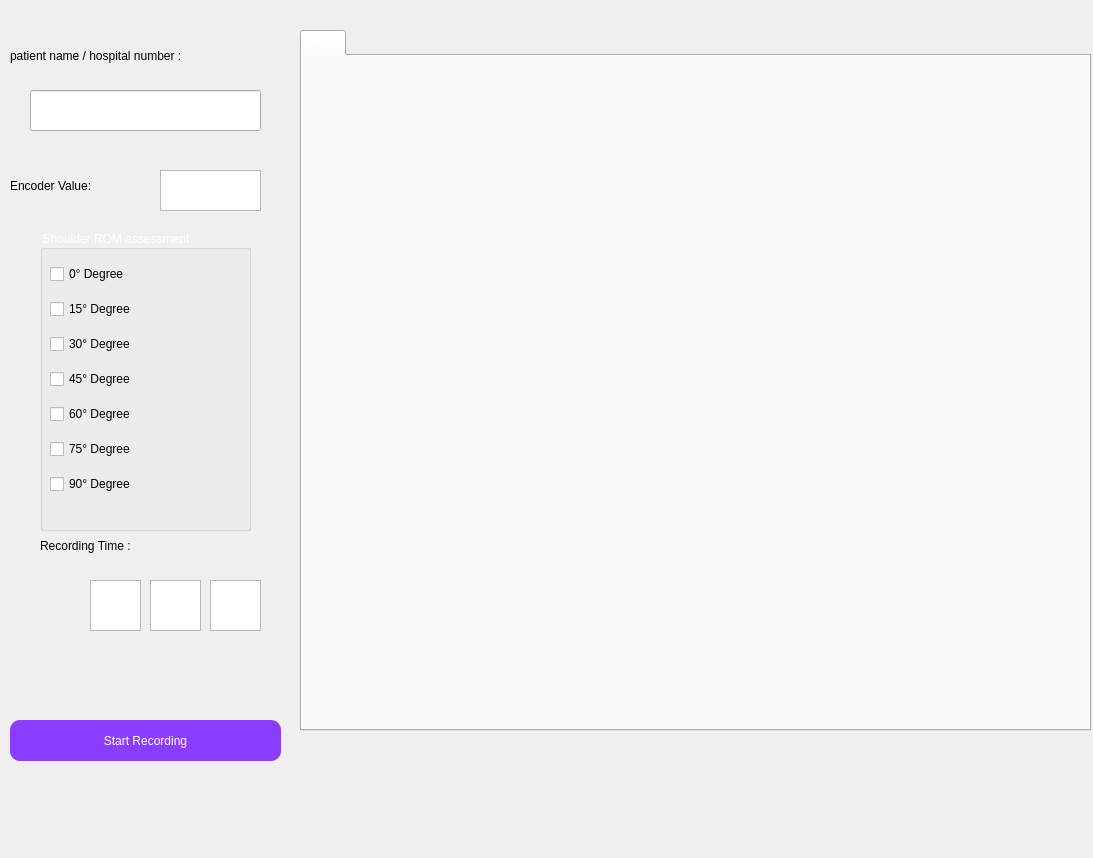
<?xml version="1.0" encoding="UTF-8"?>
<ui version="4.0">
 <class>Dialog</class>
 <widget class="QDialog" name="Dialog">
  <property name="geometry">
   <rect>
    <x>0</x>
    <y>0</y>
    <width>1093</width>
    <height>858</height>
   </rect>
  </property>
  <property name="windowTitle">
   <string>Dialog</string>
  </property>
  <widget class="QWidget" name="widget" native="true">
   <property name="geometry">
    <rect>
     <x>-10</x>
     <y>30</y>
     <width>1201</width>
     <height>871</height>
    </rect>
   </property>
   <property name="autoFillBackground">
    <bool>false</bool>
   </property>
   <property name="styleSheet">
    <string notr="true">background-color: rgb(245, 250, 255
);

color: rgb(255, 255, 255);</string>
   </property>
   <widget class="QPushButton" name="startrecording">
    <property name="geometry">
     <rect>
      <x>20</x>
      <y>690</y>
      <width>271</width>
      <height>41</height>
     </rect>
    </property>
    <property name="styleSheet">
     <string notr="true">border-radius:10px;
background-color: rgb(139, 61, 255);
font: 75 18pt &quot;MS Shell Dlg 2&quot;;

</string>
    </property>
    <property name="text">
     <string>Start Recording</string>
    </property>
   </widget>
   <widget class="QTabWidget" name="plot">
    <property name="geometry">
     <rect>
      <x>310</x>
      <y>0</y>
      <width>791</width>
      <height>701</height>
     </rect>
    </property>
    <property name="currentIndex">
     <number>0</number>
    </property>
    <widget class="QWidget" name="tab">
     <attribute name="title">
      <string>Plot</string>
     </attribute>
    </widget>
   </widget>
   <widget class="QTextEdit" name="hour">
    <property name="geometry">
     <rect>
      <x>100</x>
      <y>550</y>
      <width>51</width>
      <height>51</height>
     </rect>
    </property>
    <property name="styleSheet">
     <string notr="true">color: rgb(0, 0, 0);
font: 75 10pt &quot;MS Sans Serif&quot;;</string>
    </property>
   </widget>
   <widget class="QTextEdit" name="min">
    <property name="geometry">
     <rect>
      <x>160</x>
      <y>550</y>
      <width>51</width>
      <height>51</height>
     </rect>
    </property>
    <property name="styleSheet">
     <string notr="true">color: rgb(0, 0, 0);
font: 75 10pt &quot;MS Sans Serif&quot;;</string>
    </property>
   </widget>
   <widget class="QTextEdit" name="sec">
    <property name="geometry">
     <rect>
      <x>220</x>
      <y>550</y>
      <width>51</width>
      <height>51</height>
     </rect>
    </property>
    <property name="styleSheet">
     <string notr="true">color: rgb(0, 0, 0);
font: 75 10pt &quot;MS Sans Serif&quot;;</string>
    </property>
   </widget>
   <widget class="QGroupBox" name="groupBox">
    <property name="geometry">
     <rect>
      <x>50</x>
      <y>200</y>
      <width>211</width>
      <height>301</height>
     </rect>
    </property>
    <property name="title">
     <string>Shoulder ROM assessment</string>
    </property>
    <widget class="QWidget" name="verticalLayoutWidget">
     <property name="geometry">
      <rect>
       <x>10</x>
       <y>20</y>
       <width>191</width>
       <height>261</height>
      </rect>
     </property>
     <layout class="QVBoxLayout" name="verticalLayout">
      <property name="spacing">
       <number>1</number>
      </property>
      <item>
       <widget class="QCheckBox" name="zero">
        <property name="acceptDrops">
         <bool>true</bool>
        </property>
        <property name="autoFillBackground">
         <bool>false</bool>
        </property>
        <property name="styleSheet">
         <string notr="true">font: 12pt &quot;MS Shell Dlg 2&quot;;
color: rgb(0, 0, 0);</string>
        </property>
        <property name="text">
         <string>0° Degree</string>
        </property>
       </widget>
      </item>
      <item>
       <widget class="QCheckBox" name="fifteen">
        <property name="styleSheet">
         <string notr="true">font: 12pt &quot;MS Shell Dlg 2&quot;;
color: rgb(0, 0, 0);</string>
        </property>
        <property name="text">
         <string>15° Degree</string>
        </property>
        <property name="autoRepeatInterval">
         <number>100</number>
        </property>
       </widget>
      </item>
      <item>
       <widget class="QCheckBox" name="thirty">
        <property name="styleSheet">
         <string notr="true">font: 12pt &quot;MS Shell Dlg 2&quot;;
color: rgb(0, 0, 0);</string>
        </property>
        <property name="text">
         <string>30° Degree</string>
        </property>
       </widget>
      </item>
      <item>
       <widget class="QCheckBox" name="fourty_five">
        <property name="styleSheet">
         <string notr="true">font: 12pt &quot;MS Shell Dlg 2&quot;;
color: rgb(0, 0, 0);</string>
        </property>
        <property name="text">
         <string>45° Degree</string>
        </property>
       </widget>
      </item>
      <item>
       <widget class="QCheckBox" name="sixty">
        <property name="styleSheet">
         <string notr="true">font: 12pt &quot;MS Shell Dlg 2&quot;;
color: rgb(0, 0, 0);</string>
        </property>
        <property name="text">
         <string>60° Degree</string>
        </property>
       </widget>
      </item>
      <item>
       <widget class="QCheckBox" name="seventy_five">
        <property name="styleSheet">
         <string notr="true">font: 12pt &quot;MS Shell Dlg 2&quot;;
color: rgb(0, 0, 0);</string>
        </property>
        <property name="text">
         <string>75° Degree</string>
        </property>
       </widget>
      </item>
      <item>
       <widget class="QCheckBox" name="seventy_five_2">
        <property name="styleSheet">
         <string notr="true">font: 12pt &quot;MS Shell Dlg 2&quot;;
color: rgb(0, 0, 0);</string>
        </property>
        <property name="text">
         <string>90° Degree</string>
        </property>
       </widget>
      </item>
     </layout>
    </widget>
   </widget>
   <widget class="QLineEdit" name="inp_txt">
    <property name="geometry">
     <rect>
      <x>40</x>
      <y>60</y>
      <width>231</width>
      <height>41</height>
     </rect>
    </property>
    <property name="styleSheet">
     <string notr="true">border-color: rgb(255, 0, 0);
font: 75 12pt &quot;MS Sans Serif&quot;;
color: rgb(0, 0, 0);</string>
    </property>
   </widget>
   <widget class="QLabel" name="file_name">
    <property name="geometry">
     <rect>
      <x>20</x>
      <y>10</y>
      <width>281</width>
      <height>31</height>
     </rect>
    </property>
    <property name="styleSheet">
     <string notr="true">color: rgb(0, 0, 0);
font: 75 12pt &quot;MS Sans Serif&quot;;</string>
    </property>
    <property name="text">
     <string>patient name / hospital number :</string>
    </property>
   </widget>
   <widget class="QLabel" name="rcrd_time">
    <property name="geometry">
     <rect>
      <x>50</x>
      <y>500</y>
      <width>201</width>
      <height>31</height>
     </rect>
    </property>
    <property name="styleSheet">
     <string notr="true">color: rgb(0, 0, 0);
font: 75 12pt &quot;MS Sans Serif&quot;;</string>
    </property>
    <property name="text">
     <string>Recording Time :</string>
    </property>
   </widget>
   <widget class="QLabel" name="Encoder_val">
    <property name="geometry">
     <rect>
      <x>20</x>
      <y>140</y>
      <width>161</width>
      <height>31</height>
     </rect>
    </property>
    <property name="styleSheet">
     <string notr="true">color: rgb(0, 0, 0);
font: 75 12pt &quot;MS Sans Serif&quot;;</string>
    </property>
    <property name="text">
     <string>Encoder Value:</string>
    </property>
   </widget>
   <widget class="QTextEdit" name="enc_lbl">
    <property name="geometry">
     <rect>
      <x>170</x>
      <y>140</y>
      <width>101</width>
      <height>41</height>
     </rect>
    </property>
    <property name="styleSheet">
     <string notr="true">color: rgb(0, 0, 0);
font: 75 10pt &quot;MS Sans Serif&quot;;</string>
    </property>
   </widget>
  </widget>
 </widget>
 <resources/>
 <connections/>
</ui>
